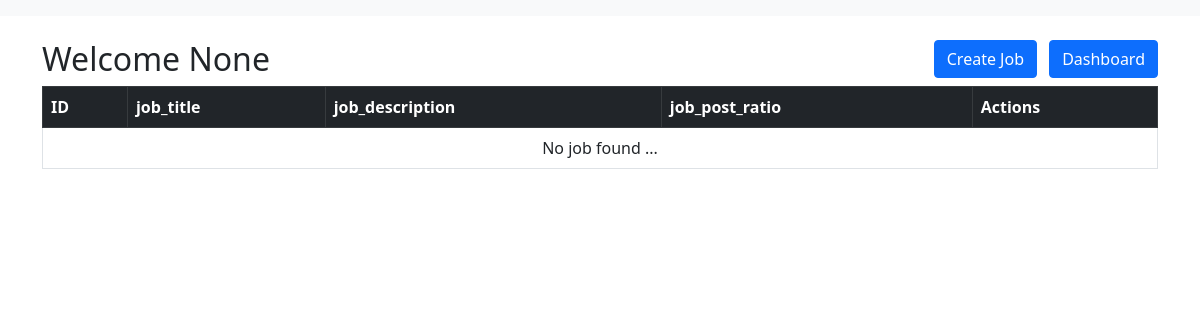
Page /jobs/ (signed in) on the earlier database version.
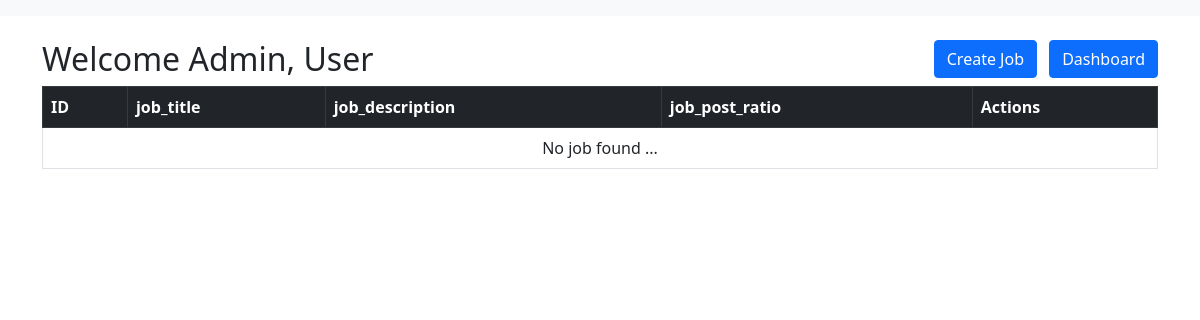
Same page on the later database version.
### users/models.py (models this page shows, shortened)
class User(AbstractUser):
    username = None
    name = models.CharField(
        max_length=255, verbose_name="Full Name (First, Last)", null=True, blank=False
    )
    position = models.CharField(
        max_length=255, verbose_name="Position", null=True, blank=False
    )
    email = models.EmailField(max_length=255, unique=True, null=True, blank=False)
    phone = PhoneNumberField(
        verbose_name="Phone no.",
        help_text="Provide a number with country code (e.g. +12125552368).",
        null=True,
        blank=False,
    )
    USERNAME_FIELD = "email"
    REQUIRED_FIELDS = []
    objects = UserManager()
    class Meta:
        verbose_name = "User"
        verbose_name_plural = "Users"

### jobs/views.py (the view)
# urls.py: path('', views.job_list, name='job_list'),
def job_list(request):
    all_jobs = jobs.objects.all()
    return render(request, 'jobs.html', {'jobs': all_jobs})

### jobs/templates/jobs.html (shortened to what this page needs)
{% extends "base.html" %} {%block title%}Job list{%endblock%}
 {%block content%}
 <div class="d-flex justify-content-between align-items-center mb-2">
    <h2 class="mb-0">Welcome {{ request.user.name }}</h2>
    <div>
        {% if user.is_superuser %}
        <a class="btn btn-primary me-2" href="{% url 'create_job' %}">Create Job</a>
        {% endif %}
        <a class="btn btn-primary" href={%url 'dashboard'%}>Dashboard</a>
    </div>
</div>
 <table class="table table-bordered">
  <thead class="table-dark">
    <tr>
        <th>ID</th>
        <th>job_title</th>
        <th>job_description</th>
        <th>job_post_ratio</th>
        <th>Actions</th>
    </tr>
  </thead>
  <tbody>
    {%if jobs%}
    {%for job in jobs%}
    <tr>
        <td>{{forloop.counter}}</td>
        <td>{{job.job_title}}</td>
        <td>{{job.job_description}}</td>
        <td>{{job.job_post_ratio}}</td>
        <td>
            <a href="{% url 'job_detail' job.id %}" class="btn btn-info btn-sm">View</a>
            {% if user.is_superuser %}
            <button class="btn btn-danger btn-sm" data-bs-toggle="modal" data-bs-target="#deleteModal" data-id="{{job.pk}}">Delete</button>
            {% endif %}
        </td>
    </tr>
    {%endfor%}{%else%}
    <tr>
    <td colspan="6"class="text-center">No job found ...</td>
    </tr>
    {%endif%}
    </tbody>
 </table>
 {%endblock%}

Differences in the rows shown:
changed User: user.name "None" → "Admin, User"
